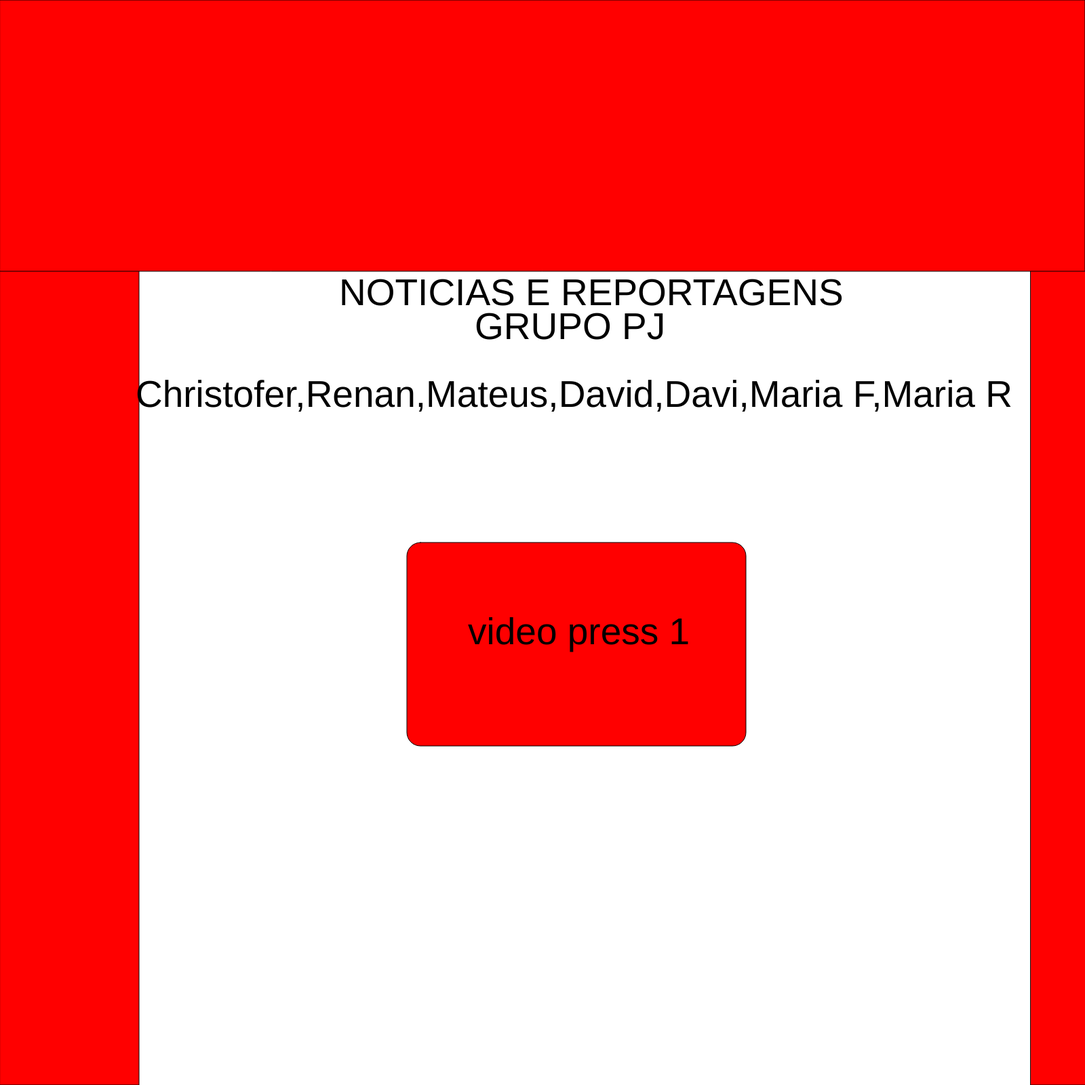
Frame 1 (no input)
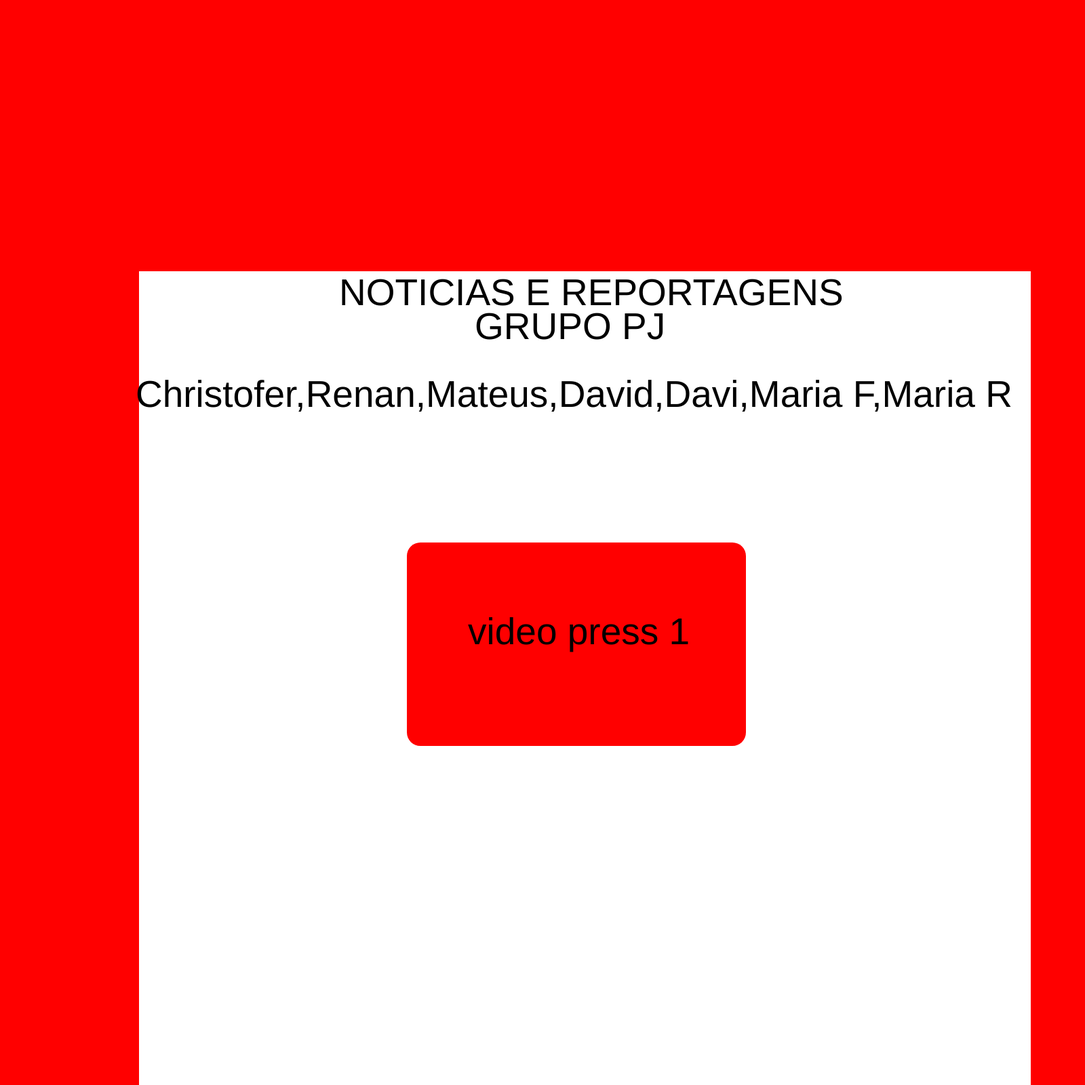
Frame 60 (no input)
Frame 120 (the mouse pressed at the canvas centre since frame 60): identical to frame 60, image omitted

The p5.js sketch that drew these frames (run headless with seeded random() and noise() and a simulated clock; from frame 60 on, the mouse is pressed at the canvas centre):

// p5.js sketch
// ── sketch.js
let tela=1;

function setup()
{
 
  createCanvas(1600,1600);

}
function draw() {
  if (tela==1){
    tela1();
  }
  if (tela==2){
    tela2();
  }
  if (tela==3)
    tela3();
  
}
// ── tela_final.js

let x='-100'
function tela2(){
  textSize(60)
  text('video:https://www.youtube.com/watch?v=qDOnQoC3Y6I',50,800)
}





// ── tela_inicial.js
press=1
press2=2
function tela1(){
  
  
  background('white');

 {
   fill('red')
  
  rect(0,0,205,1600)
  
  
  rect(1520,0,250,1600)
  
  
  rect(0,0,1600,400);
  
  
  
  
  rect(600,800,500,300,20)
  
  
  

    }

{ fill(color('black'))
  textSize(20)
  textSize(55)
 noStroke()
 text('NOTICIAS E REPORTAGENS',500,450)
 text('GRUPO PJ',700,500)
 text('Christofer,Renan,Mateus,David,Davi,Maria F,Maria R',200,600)
  text('video press 1',690,950)}
 

  
  if (keyIsDown(49) && tela < 2)
  {
    tela += press
    }
  else if (keyIsDown(49) && tela > 1)
    tela -= press
  
  if ( keyIsDown(50) && tela < 2)
  {
    tela += press2
  }
else if (keyIsDown(50) && tela > 1)
  tela +=press 
}
